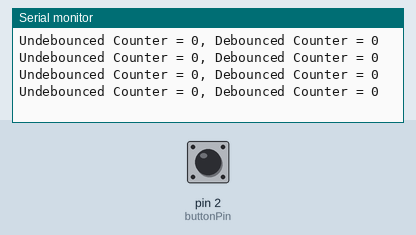
Simulated run of this sketch. Board: Arduino Uno, built with avr-gcc and run on an emulated ATmega328P. Shown: the last lines printed to the serial monitor. Inputs (shaded band) come from the test bench; at power-on: pin 2 (buttonPin) HIGH.

Above: at 1.2 s.
1.3 s: pin 2 (buttonPin) pulled LOW for 0.15 s
At 1.68 s:
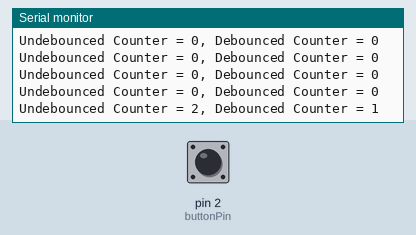
2.9 s: pin 2 (buttonPin) pulled LOW for 1 s
At 3.18 s:
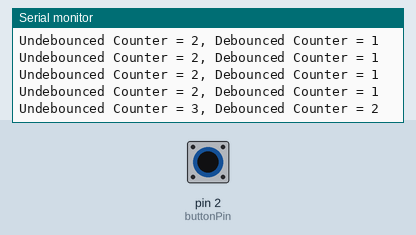
5.4 s: pin 2 (buttonPin) pulled LOW for 0.15 s
At 5.68 s:
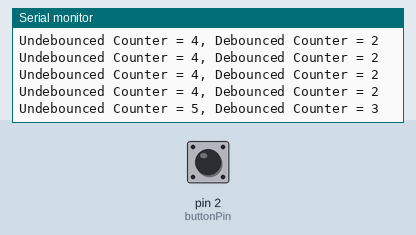
Timing chart, 0 to 8.4 s (numbered marks = the images above; inputs shaded):
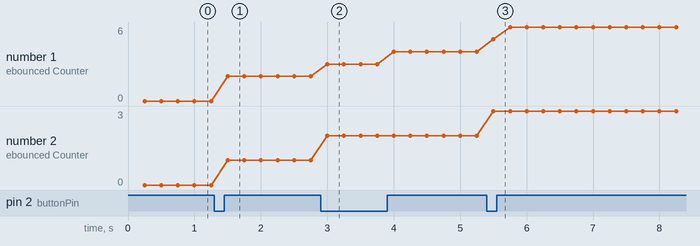

The sketch:

Debounce.ino
```cpp
// Code template for the switch debounce exercise
//
// Author: Ben Taylor
// University of Sheffield
// Date: September 2021
//
// This is a partially completed code template for the switch debounce exercise of the
// Introduction to Arduino: – Digital I/O activity

// assign the pin number for the button input
const byte buttonPin = 2;

// display timer store
unsigned long lastDisplay = 0;

// Initialise button state variables
// the current reading from the input pin
int buttonState = HIGH;
// the previous reading from the input pin
int lastButtonState = LOW;

int buttonRead = HIGH;

// the following variables are unsigned longs because the time, measured in
// milliseconds, will quickly become a bigger number than can be stored in an int.
unsigned long lastDebounceTime = 0;  // the last time the output pin was toggled
unsigned long debounceDelay = 100;    // the debounce time; increase if the output flickers


// counter for debounced events
int debouncedCounter = 0;

// counter for bounced events
// unDebouncedCounter is used within an interrupt, hence the volatile keyword
// is required to allow the variable to be updated outside of the main program flow
volatile unsigned int unDebouncedCounter = 0;

// ----------------------------------------------
// Setup function is run once at the start of program execution
void setup() {

  // initialise the display timer variable value
  lastDisplay = millis();

  // initialize serial communication at 9600 bits per second:
  Serial.begin(9600);

  // initialize the pushbutton pin as an input:
  pinMode(buttonPin, INPUT_PULLUP);

  // configure an interrupt on a change in value of the buttonPin
  // The pinInterruptHandler function will run each time a change in value is
  // detected on the pin
  attachInterrupt(digitalPinToInterrupt(buttonPin), pinInterruptHandler, CHANGE);
}

void loop() {

  lastButtonState = buttonRead;
  buttonRead = digitalRead(buttonPin);

  // *************************************************************
  // Add your user code between these two starred lines
if (buttonRead != lastButtonState){
  if(buttonRead == LOW){
  debouncedCounter++;
  }
  lastButtonState=buttonRead;
}
  // *************************************************************
  // The remaining portion of the loop() function displays the values of the
  // unDebouncedCounter and debouncedCounter variables onto the serial monitor
  // approximately every 250ms


  // Display the bounce counters every 250ms
  if (millis() >= lastDisplay + 250) {
    // set lastDisplay to the current millis() time
    lastDisplay = millis();

    // write the counter values to the serial monitor;
    Serial.print("Undebounced Counter = ");
    Serial.print(unDebouncedCounter);
    Serial.print(", Debounced Counter = ");
    Serial.print(debouncedCounter);
    Serial.println("        ");
  }

}


// ------------------------------------------------
// Interrupt service routine assigned to the buttonPin interrupt
void pinInterruptHandler(void) {

  // Increment the unDebouncedCounter
  unDebouncedCounter++;

}
```

Measured:
- after the input at 1.3 s, the serial monitor: prints a new line after 0.20 s (image 1)
- after the input at 2.9 s, the serial monitor: prints a new line after 0.10 s (image 2)
- after the input at 5.4 s, the serial monitor: prints a new line after 0.10 s (image 3)
- plotted number 1: 0 → 2 after the input at 1.3 s, 2 → 4 after the input at 2.9 s, 4 → 6 after the input at 5.4 s
- plotted number 2: 0 → 1 after the input at 1.3 s
